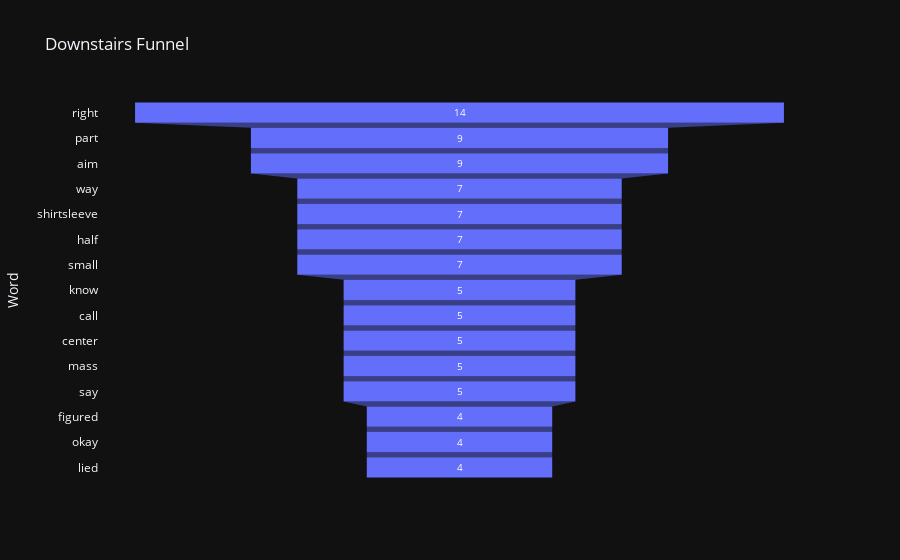

Notebook source saved alongside this figure:
### Markdown cell above
### Center Mass Funnel Chart

### Code cell
df_counts = pd.DataFrame(counts.most_common(15), columns=['Word', 'Count'])

fig = px.funnel(df_counts, x='Count', y='Word',
                title='Center Mass Funnel',
                color_discrete_sequence=['#636EFA'])
fig.show()

### Figure 1 — Plotly figure (JSON) as saved in the notebook; plotly's stock layout.template omitted (floating-point values rounded to 4 significant figures)
{"data": [{"hovertemplate": "Count=%{x}<br>Word=%{y}<extra></extra>", "legendgroup": "", "marker": {"color": "#636EFA"}, "name": "", "orientation": "h", "showlegend": false, "x": [14, 9, 9, 7, 7, 7, 7, 5, 5, 5, 5, 5, 4, 4, 4], "xaxis": "x", "y": ["right", "part", "aim", "way", "shirtsleeve", "half", "small", "know", "call", "center", "mass", "say", "figured", "okay", "lied"], "yaxis": "y", "type": "funnel"}], "layout": {"xaxis": {"anchor": "y", "domain": [0.0, 1.0], "title": {"text": "Count"}}, "yaxis": {"anchor": "x", "domain": [0.0, 1.0], "title": {"text": "Word"}}, "legend": {"tracegroupgap": 0}, "title": {"text": "Downstairs Funnel"}}}
